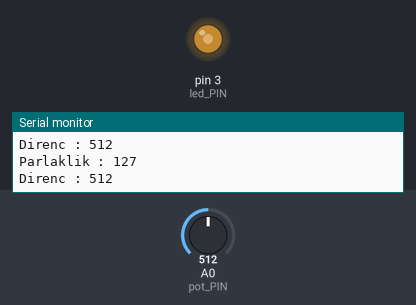
A sketch run on a simulated Arduino Uno, built with avr-gcc and run on an emulated ATmega328P. Parts: output pins drawn as LEDs (lit = HIGH), the last lines printed to the serial monitor. Inputs (shaded band) come from the test bench; at power-on: A0 (pot_PIN) = 512.

Above: at 1.2 s.
1.3 s: A0 (pot_PIN) set to 106
At 2.0 s:
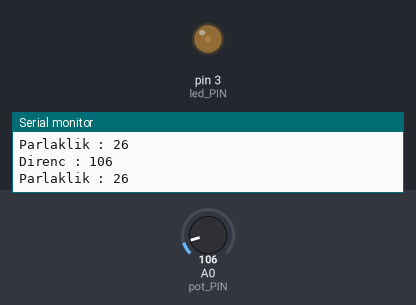
2.8 s: A0 (pot_PIN) set to 91
At 4.2 s:
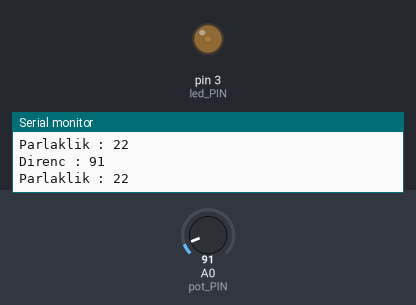
5.8 s: A0 (pot_PIN) set to 1023
At 7.0 s:
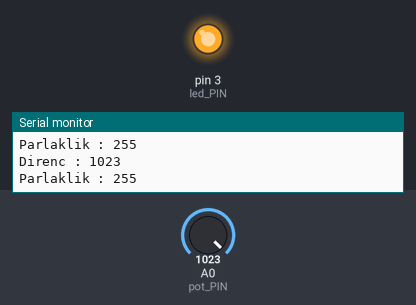
7.3 s: A0 (pot_PIN) set to 1009
At 8.3 s:
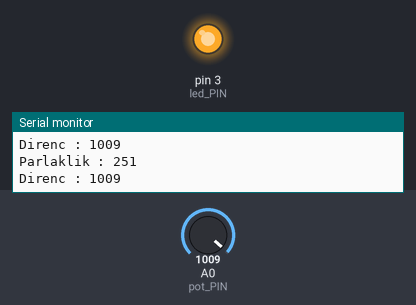
10.3 s: A0 (pot_PIN) set to 992
At 11.6 s:
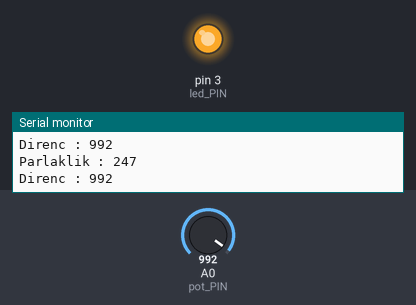
13.3 s: A0 (pot_PIN) set to 0
At 13.7 s:
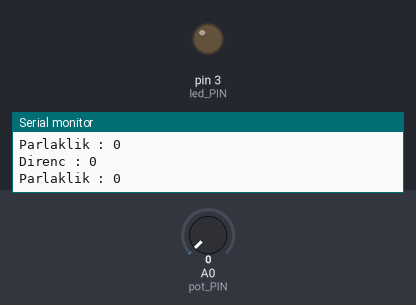
Timing chart, 0 to 15.8 s (numbered marks = the images above; inputs shaded):
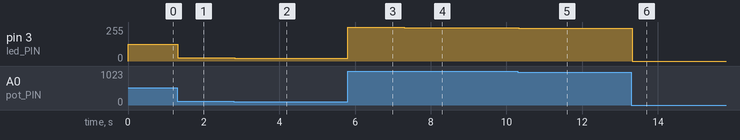

The sketch:

PotansiyoLED.ino
```cpp
int led_PIN = 3; // PWM destekleyen LED pini (çok önemli!)
int pot_PIN = A0; // Potansiyometre bağlı pin

void setup() {
  Serial.begin(9600); // baud degeridir serial monitore kac bit veri gonderilecegi hesaplanir
  pinMode(led_PIN,OUTPUT);
}

void loop() {
  int Direnc = analogRead(pot_PIN); // analog degeri direnc degiskenine atariz
  int Parlaklik = map(Direnc, 0, 1023, 0, 255); //0-1023 araligini 0-255 araligina cevirmemizi saglar
  analogWrite(led_PIN,Parlaklik); //Cevrilen araliktaki degeri parlaklik olarak LED'e gondeririz
  Serial.print("Direnc : ");
  Serial.println(Direnc); //Direnc degerini serial monitorde okuyor
  Serial.print("Parlaklik : ");
  Serial.println(Parlaklik); // Parlaklik degerini serial monitorde okuyor
}
```

Measured:
- after the input at 1.3 s, pin 3 (led_PIN): 127/255 → 26/255 at once
- after the input at 2.8 s, pin 3 (led_PIN): 26/255 → 22/255 at once
- after the input at 5.8 s, pin 3 (led_PIN): 22/255 → 255/255 at once
- after the input at 7.3 s, pin 3 (led_PIN): 255/255 → 251/255 at once
- after the input at 10.3 s, pin 3 (led_PIN): 251/255 → 247/255 at once
- after the input at 13.3 s, pin 3 (led_PIN): 247/255 → 0/255 at once
